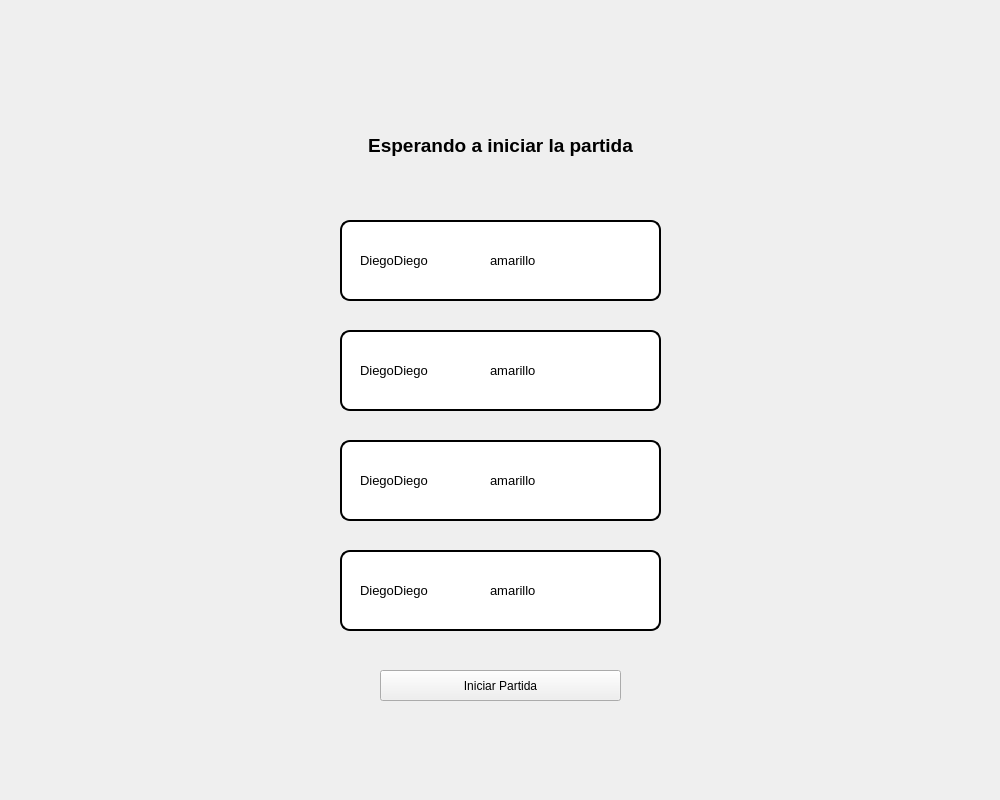
<?xml version="1.0" encoding="UTF-8"?>
<ui version="4.0">
 <class>MainWindow</class>
 <widget class="QMainWindow" name="MainWindow">
  <property name="geometry">
   <rect>
    <x>0</x>
    <y>0</y>
    <width>1000</width>
    <height>800</height>
   </rect>
  </property>
  <property name="windowTitle">
   <string>MainWindow</string>
  </property>
  <widget class="QWidget" name="centralwidget">
   <widget class="QLabel" name="label">
    <property name="geometry">
     <rect>
      <x>0</x>
      <y>0</y>
      <width>1000</width>
      <height>800</height>
     </rect>
    </property>
    <property name="text">
     <string/>
    </property>
    <property name="pixmap">
     <pixmap>../../Sprites/Logos/fondo.png</pixmap>
    </property>
    <property name="scaledContents">
     <bool>true</bool>
    </property>
   </widget>
   <widget class="QLabel" name="label_2">
    <property name="geometry">
     <rect>
      <x>330</x>
      <y>130</y>
      <width>341</width>
      <height>31</height>
     </rect>
    </property>
    <property name="text">
     <string>&lt;html&gt;&lt;head/&gt;&lt;body&gt;&lt;p align=&quot;center&quot;&gt;&lt;span style=&quot; font-size:14pt; font-weight:600;&quot;&gt;Esperando a iniciar la partida&lt;/span&gt;&lt;/p&gt;&lt;/body&gt;&lt;/html&gt;</string>
    </property>
   </widget>
   <widget class="QLabel" name="label_3">
    <property name="geometry">
     <rect>
      <x>340</x>
      <y>220</y>
      <width>321</width>
      <height>81</height>
     </rect>
    </property>
    <property name="styleSheet">
     <string notr="true">background-color: rgb(255, 255, 255);
font: 16px;
border-style: outset;
border-radius: 10px;
border-width: 2px;</string>
    </property>
    <property name="text">
     <string/>
    </property>
   </widget>
   <widget class="QLabel" name="label_4">
    <property name="geometry">
     <rect>
      <x>340</x>
      <y>330</y>
      <width>321</width>
      <height>81</height>
     </rect>
    </property>
    <property name="styleSheet">
     <string notr="true">background-color: rgb(255, 255, 255);
font: 16px;
border-style: outset;
border-radius: 10px;
border-width: 2px;</string>
    </property>
    <property name="text">
     <string/>
    </property>
   </widget>
   <widget class="QLabel" name="label_5">
    <property name="geometry">
     <rect>
      <x>340</x>
      <y>440</y>
      <width>321</width>
      <height>81</height>
     </rect>
    </property>
    <property name="styleSheet">
     <string notr="true">background-color: rgb(255, 255, 255);
font: 16px;
border-style: outset;
border-radius: 10px;
border-width: 2px;</string>
    </property>
    <property name="text">
     <string/>
    </property>
   </widget>
   <widget class="QLabel" name="label_6">
    <property name="geometry">
     <rect>
      <x>340</x>
      <y>550</y>
      <width>321</width>
      <height>81</height>
     </rect>
    </property>
    <property name="styleSheet">
     <string notr="true">background-color: rgb(255, 255, 255);
font: 16px;
border-style: outset;
border-radius: 10px;
border-width: 2px;</string>
    </property>
    <property name="text">
     <string/>
    </property>
   </widget>
   <widget class="QLabel" name="nombre_j1">
    <property name="geometry">
     <rect>
      <x>360</x>
      <y>240</y>
      <width>111</width>
      <height>41</height>
     </rect>
    </property>
    <property name="text">
     <string>&lt;html&gt;&lt;head/&gt;&lt;body&gt;&lt;p&gt;&lt;span style=&quot; font-size:10pt;&quot;&gt;DiegoDiego&lt;/span&gt;&lt;/p&gt;&lt;/body&gt;&lt;/html&gt;</string>
    </property>
   </widget>
   <widget class="QLabel" name="color_j1">
    <property name="geometry">
     <rect>
      <x>490</x>
      <y>240</y>
      <width>61</width>
      <height>41</height>
     </rect>
    </property>
    <property name="text">
     <string>&lt;html&gt;&lt;head/&gt;&lt;body&gt;&lt;p&gt;&lt;span style=&quot; font-size:10pt;&quot;&gt;amarillo&lt;/span&gt;&lt;/p&gt;&lt;/body&gt;&lt;/html&gt;</string>
    </property>
   </widget>
   <widget class="QLabel" name="nombre_j2">
    <property name="geometry">
     <rect>
      <x>360</x>
      <y>350</y>
      <width>111</width>
      <height>41</height>
     </rect>
    </property>
    <property name="text">
     <string>&lt;html&gt;&lt;head/&gt;&lt;body&gt;&lt;p&gt;&lt;span style=&quot; font-size:10pt;&quot;&gt;DiegoDiego&lt;/span&gt;&lt;/p&gt;&lt;/body&gt;&lt;/html&gt;</string>
    </property>
   </widget>
   <widget class="QLabel" name="nombre_j3">
    <property name="geometry">
     <rect>
      <x>360</x>
      <y>460</y>
      <width>111</width>
      <height>41</height>
     </rect>
    </property>
    <property name="text">
     <string>&lt;html&gt;&lt;head/&gt;&lt;body&gt;&lt;p&gt;&lt;span style=&quot; font-size:10pt;&quot;&gt;DiegoDiego&lt;/span&gt;&lt;/p&gt;&lt;/body&gt;&lt;/html&gt;</string>
    </property>
   </widget>
   <widget class="QLabel" name="nombre_j4">
    <property name="geometry">
     <rect>
      <x>360</x>
      <y>570</y>
      <width>111</width>
      <height>41</height>
     </rect>
    </property>
    <property name="text">
     <string>&lt;html&gt;&lt;head/&gt;&lt;body&gt;&lt;p&gt;&lt;span style=&quot; font-size:10pt;&quot;&gt;DiegoDiego&lt;/span&gt;&lt;/p&gt;&lt;/body&gt;&lt;/html&gt;</string>
    </property>
   </widget>
   <widget class="QLabel" name="color_j2">
    <property name="geometry">
     <rect>
      <x>490</x>
      <y>350</y>
      <width>61</width>
      <height>41</height>
     </rect>
    </property>
    <property name="text">
     <string>&lt;html&gt;&lt;head/&gt;&lt;body&gt;&lt;p&gt;&lt;span style=&quot; font-size:10pt;&quot;&gt;amarillo&lt;/span&gt;&lt;/p&gt;&lt;/body&gt;&lt;/html&gt;</string>
    </property>
   </widget>
   <widget class="QLabel" name="color_j3">
    <property name="geometry">
     <rect>
      <x>490</x>
      <y>460</y>
      <width>61</width>
      <height>41</height>
     </rect>
    </property>
    <property name="text">
     <string>&lt;html&gt;&lt;head/&gt;&lt;body&gt;&lt;p&gt;&lt;span style=&quot; font-size:10pt;&quot;&gt;amarillo&lt;/span&gt;&lt;/p&gt;&lt;/body&gt;&lt;/html&gt;</string>
    </property>
   </widget>
   <widget class="QLabel" name="color_j4">
    <property name="geometry">
     <rect>
      <x>490</x>
      <y>570</y>
      <width>61</width>
      <height>41</height>
     </rect>
    </property>
    <property name="text">
     <string>&lt;html&gt;&lt;head/&gt;&lt;body&gt;&lt;p&gt;&lt;span style=&quot; font-size:10pt;&quot;&gt;amarillo&lt;/span&gt;&lt;/p&gt;&lt;/body&gt;&lt;/html&gt;</string>
    </property>
   </widget>
   <widget class="QLabel" name="imagen_j1">
    <property name="geometry">
     <rect>
      <x>580</x>
      <y>230</y>
      <width>71</width>
      <height>61</height>
     </rect>
    </property>
    <property name="text">
     <string/>
    </property>
    <property name="pixmap">
     <pixmap>../../Sprites/Fichas/Simples/ficha-verde.png</pixmap>
    </property>
    <property name="scaledContents">
     <bool>true</bool>
    </property>
   </widget>
   <widget class="QLabel" name="imagen_j2">
    <property name="geometry">
     <rect>
      <x>580</x>
      <y>340</y>
      <width>71</width>
      <height>61</height>
     </rect>
    </property>
    <property name="text">
     <string/>
    </property>
    <property name="pixmap">
     <pixmap>../../Sprites/Fichas/Simples/ficha-azul.png</pixmap>
    </property>
    <property name="scaledContents">
     <bool>true</bool>
    </property>
   </widget>
   <widget class="QLabel" name="imagen_j3">
    <property name="geometry">
     <rect>
      <x>580</x>
      <y>450</y>
      <width>71</width>
      <height>61</height>
     </rect>
    </property>
    <property name="text">
     <string/>
    </property>
    <property name="pixmap">
     <pixmap>../../Sprites/Fichas/Simples/ficha-roja.png</pixmap>
    </property>
    <property name="scaledContents">
     <bool>true</bool>
    </property>
   </widget>
   <widget class="QLabel" name="imagen_j4">
    <property name="geometry">
     <rect>
      <x>580</x>
      <y>560</y>
      <width>71</width>
      <height>61</height>
     </rect>
    </property>
    <property name="text">
     <string/>
    </property>
    <property name="pixmap">
     <pixmap>../../Sprites/Fichas/Simples/ficha-amarilla.png</pixmap>
    </property>
    <property name="scaledContents">
     <bool>true</bool>
    </property>
   </widget>
   <widget class="QPushButton" name="boton_iniciar">
    <property name="geometry">
     <rect>
      <x>380</x>
      <y>670</y>
      <width>241</width>
      <height>31</height>
     </rect>
    </property>
    <property name="text">
     <string>Iniciar Partida</string>
    </property>
   </widget>
  </widget>
 </widget>
 <resources/>
 <connections/>
</ui>
